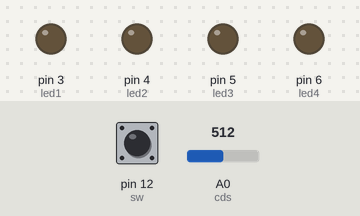
Simulated run of this sketch. Board: Arduino Uno, built with avr-gcc and run on an emulated ATmega328P. On the bench: output pins drawn as LEDs (lit = HIGH). The test bench sets the inputs (shaded band); at power-on: pin 12 (sw) HIGH, A0 (cds) = 512. What the sketch prints to the serial monitor is not drawn.

Above: at 1.2 s.
1.3 s: pin 12 (sw) pulled LOW for 0.15 s
At 1.39 s:
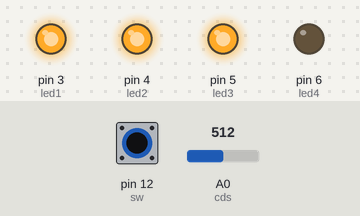
2.9 s: pin 12 (sw) pulled LOW for 1 s
At 3.5 s:
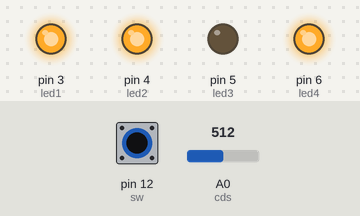
5.4 s: pin 12 (sw) pulled LOW for 0.15 s
At 5.49 s:
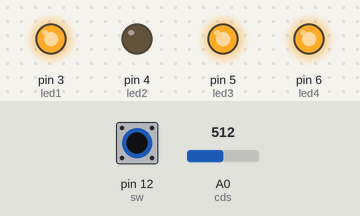
7.0 s: pin 12 (sw) pulled LOW for 3.2 s
At 8.0 s:
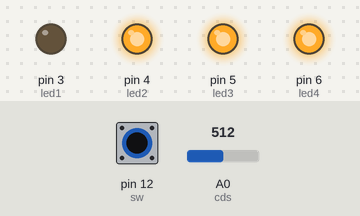
Timing chart, 0 to 11.7 s (numbered marks = the images above; inputs shaded):
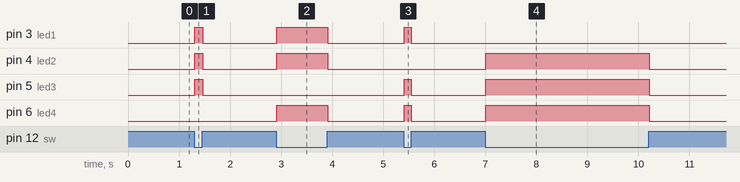

Measured:
- after the input at 1.3 s, pin 3 (led1), pin 4 (led2), pin 5 (led3): LOW → HIGH at once, → LOW 0.16 s later
- after the input at 2.9 s, pin 3 (led1), pin 4 (led2), pin 6 (led4): LOW → HIGH at once, → LOW 1.0 s later
- after the input at 5.4 s, pin 3 (led1), pin 5 (led3), pin 6 (led4): LOW → HIGH at once, → LOW 0.14 s later
- after the input at 7.0 s, pin 4 (led2), pin 5 (led3), pin 6 (led4): LOW → HIGH at once, → LOW 3.2 s later

The sketch:

08_with_cds.ino
```cpp
int led1 = 3;
int led2 = 4;
int led3 = 5;
int led4 = 6;

int sw = 12;
int cds = A0;

int time[4] = {0, 1, 2, 3};
int temp[4];

int index[4] = {0, 0, 0, 0};

void setup() {
  pinMode(led1, OUTPUT);
  pinMode(led2, OUTPUT);
  pinMode(led3, OUTPUT);
  pinMode(led4, OUTPUT);
  pinMode(sw, INPUT_PULLUP);

  Serial.begin(9600);
}

void loop() {

  int cdsValue;

  if (digitalRead(sw) == LOW)   //스위치 on
  {
    cdsValue = analogRead(cds);

    //cds 값에 따른 LED 개수 설정
    if (cdsValue > 200 && cdsValue < 400)
    {
      digitalWrite(led1, HIGH);
      digitalWrite(led2, HIGH);
      digitalWrite(led3, HIGH);
      digitalWrite(led4, HIGH);
    }
    else if (cdsValue > 401 && cdsValue < 600)
    {
      digitalWrite(index[0] + 3, HIGH);
      time[index[0]] += 1;
      digitalWrite(index[1] + 3, HIGH);
      time[index[1]] += 1;
      digitalWrite(index[2] + 3, HIGH);
      time[index[2]] += 1;

      digitalWrite(index[3] + 3, LOW);
    }
    else if (cdsValue > 601 && cdsValue < 800)
    {
      digitalWrite(index[0] + 3, HIGH);
      time[index[0]] += 1;
      digitalWrite(index[1] + 3, HIGH);
      time[index[1]] += 1;

      digitalWrite(index[2] + 3, LOW);
      digitalWrite(index[3] + 3, LOW);
    }
    else if (cdsValue > 801 && cdsValue < 1500)
    {
      digitalWrite(index[0] + 3, HIGH);
      time[index[0]] += 1;

      digitalWrite(index[1] + 3, LOW);
      digitalWrite(index[2] + 3, LOW);
      digitalWrite(index[3] + 3, LOW);
    }
  }

  else                        //스위치 off
  {
    digitalWrite (led1, LOW);
    digitalWrite (led2, LOW);
    digitalWrite (led3, LOW);
    digitalWrite (led4, LOW);

    //배열 복사
    for (int i = 0; i < 4; i++)
    {
      temp[i] = time[i];
    }

    //오름차순 정렬
    for (int i = 0; i < 4; i++)
    {
      for (int j = 0; j < 3; j++ )
        if (temp[j] >= temp[j + 1])
        {
          int m = temp[j + 1];
          temp[j + 1] = temp[j];
          temp[j] = m;
        }
    }
    //index 초기화
    for (int i = 0; i < 4; i++)
    {
      if (time[i] == temp[0]) index[0] = i;
      if (time[i] == temp[1]) index[1] = i;
      if (time[i] == temp[2]) index[2] = i;
      if (time[i] == temp[3]) index[3] = i;
    }
  }

  Serial.println(time[0]);
  Serial.println(time[1]);
  Serial.println(time[2]);
  Serial.println(time[3]);

  //Serial.println(cdsValue);
  Serial.println(" ");

  // Serial.println(index1);
  // Serial.println(index2);
}
```
